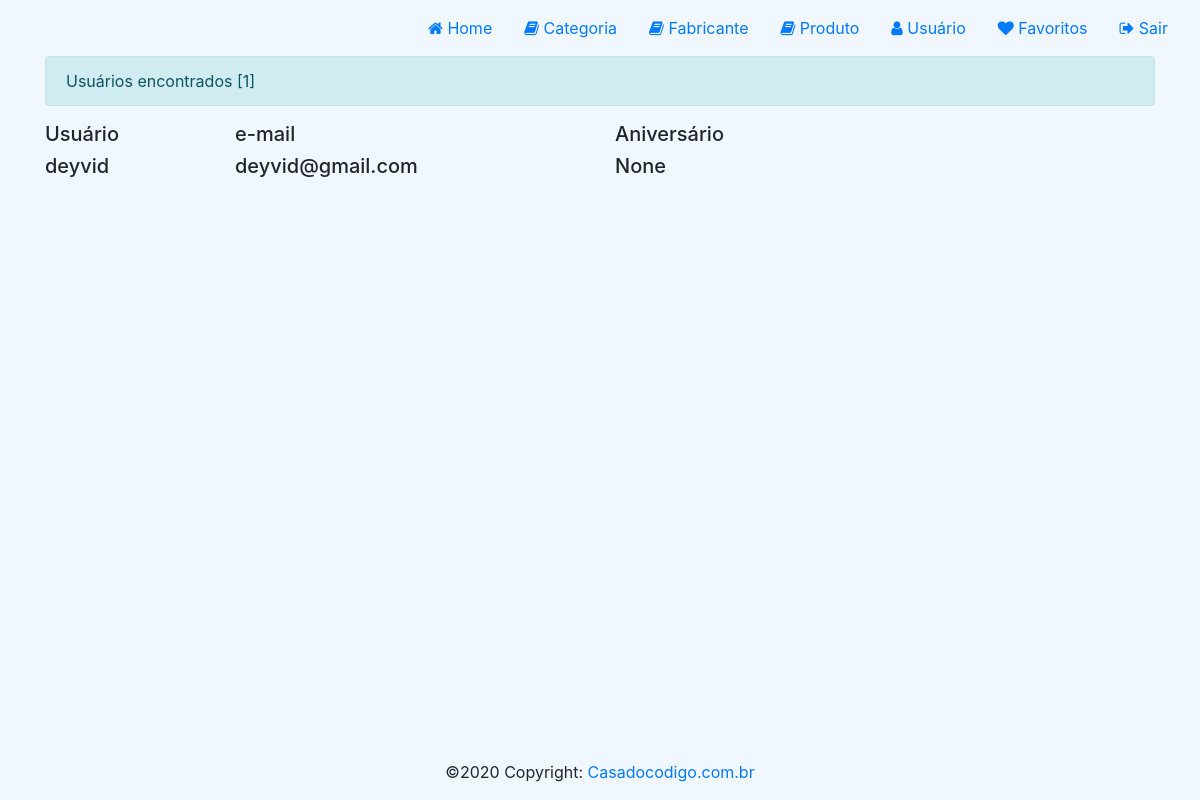
Screenshot of /usuario/ (signed in) with the database file from the repository.
### loja/models/Usuario.py (models this page shows, shortened)
class Usuario(models.Model):
    user = models.OneToOneField(User, on_delete=models.CASCADE)
    perfil = models.IntegerField(choices=((1, 'Admin'), (2, 'Usuario')), default=2)
    aniversario = models.DateField(default=None, null=True, blank=True)
    criado_em = models.DateTimeField(auto_now_add=True)
    alterado_em = models.DateTimeField(auto_now=True)
    token = models.CharField(max_length=255, null=True, blank=True)

### loja/views/UsuarioView.py (the view)
def list_usuario_view(request, id=None):
    usuarios = Usuario.objects.filter(perfil=2)
    return render(request, 'usuario/usuario.html', {'usuarios': usuarios})

### loja/templates/usuario/usuario.html (shortened to what this page needs)
{% extends "base.html" %}
{% load static %}
{% block styles %}
    <link rel="stylesheet" href="{% static 'css/home.css' %}">
{% endblock %}
{% block content %}
    <div id="content">
        <div class="container">
            <div class="alert alert-info">
                Usuários encontrados [{{ usuarios | length }}]
            </div>
            <div class="row">
                <h5 class="col-md-2">Usuário</h5>
                <h5 class="col-md-4">e-mail</h5>
                <h5 class="col-md-3">Aniversário</h5>
            </div>
            {% for usuario in usuarios %}
                <div class="row">
                    <h5 class="col-md-2">{{usuario.user.username}}</h5>
                    <h5 class="col-md-4">{{usuario.user.email}}</h5>
                    <h5 class="col-md-3">{{usuario.aniversario}}</h5>
                </div>
            {% endfor %}
        </div>
    </div>
{% endblock %}

### loja/static/css/global.css (style rules this page uses)
#content { min-height: calc(100vh - 112px); }

### loja/static/css/home.css (style rules this page uses)
body { background-color: #f1f7ff; }

### rows the page displays
Usuario: user.username "deyvid", user.email "deyvid@gmail.com", aniversario "None"

### other values shown
{{ usuarios | length }} "1"
